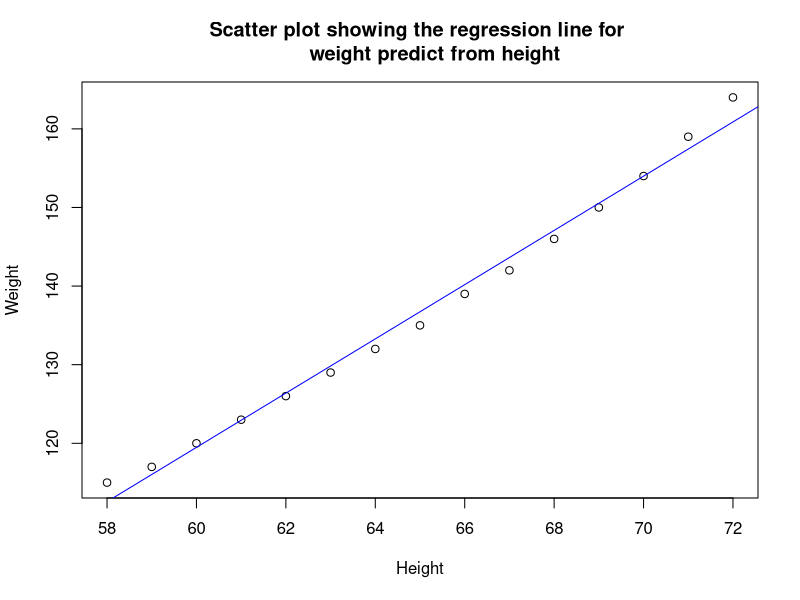
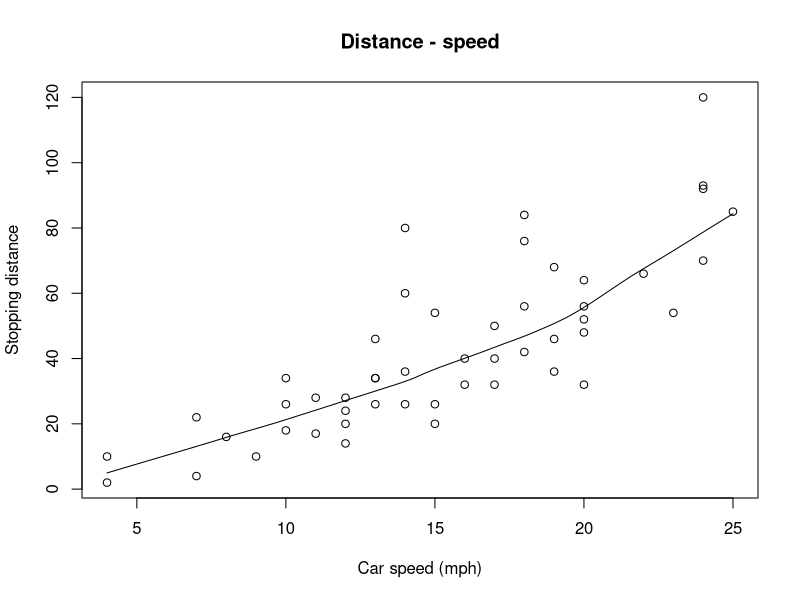
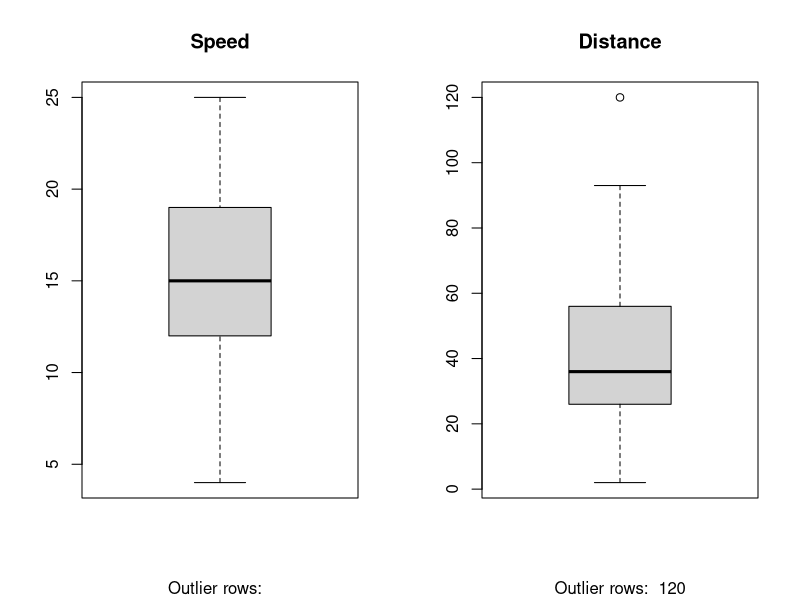

The R script that drew these images, in order:
# simple example using the Women dataset
str(women)

# Aiming to predict weight from height
# Dependent variable = weight
# Independent variable = height

simple_linear_model <- lm(weight ~ height, data = women)
simple_linear_model

summary(simple_linear_model)

# weight = -87.52 + 3.45 * height

# ploting simple lm model onto data used to create model
plot(women$height, 
     women$weight, 
     main = "Scatter plot showing the regression line for 
     weight predict from height", 
     xlab = "Height", 
     ylab = "Weight")
abline(simple_linear_model, col = "blue")

# Analyse the correlation coefficient
# measures the level of association between 2 variable
# -1 = perfect negative correlation
# +1 = perfect positive correlation

# A value -0.02 < x < 0.02 suggests that much of the
# variation in outcome variable is not explained by the predictor
# Then we should look for better predictor variables
confint(simple_linear_model)

cor(women$height, women$weight)

# Model accuracy - goodness of fit
# 3 quantities
# Residual standard error (RSE)
# R-squared (r2)
# F-statistic

summary(simple_linear_model)

# RSE = 1.525 = prediction error rate
# When comparing 2 models, smallest RSE is best
# In this model, observed weight values deviate from the true
# regression by approx 1.5 units on average

# r2
# Ranges from 0 - 1
# High r2 = good indicator that model variability in the
# outcome can be explained by the model
# A number close to 0 - model does not explain much of the variability

# F-statistic
# Overall significance of the model
# a large F-statistic corresponds to a significant p-value
# (p < 0.05)

test_data <- 61
test_data <- data.frame(test_data)
colnames(test_data) <- "height"
predict(simple_linear_model, test_data, interval = "prediction")

# Build a model to predict distance from speed
# using the cars dataset

# 1st step - check model assumptions
# These are the core assumptions
# Linearity among the variables
# Normality - normal distribution
# No collinearity - vars are not a linear combination of others
# Independence - residuals are independent and not correlated

# check linearity first using scatter plot
# x-axis = independent var
# y-axis = dependent var
# If relationship exists then the linearity assumption is validated

scatter.smooth(cars$speed, 
               cars$dist, 
               main = "Distance - speed", 
               xlab = "Car speed (mph)", 
               ylab = "Stopping distance")

cor(cars$speed, cars$dist)

# Check for outliers
# An outlier = 1.5 * interquartile range
# IQR = distance between 25th and 75th percentile
# need to check speed and distance for outliers

opar <- par(no.readonly = TRUE)

par(mfrow = c(1,2))

attach(cars)
boxplot(speed, 
        main = "Speed", 
        sub = paste("Outlier rows: ", boxplot.stats(speed)$out))

boxplot(dist, 
        main = "Distance", 
        sub = paste("Outlier rows: ", boxplot.stats(dist)$out))

detach(cars)
par(opar)

# Remove line 120 because it is an outlier
cars <- subset(cars, cars$dist != 120)
